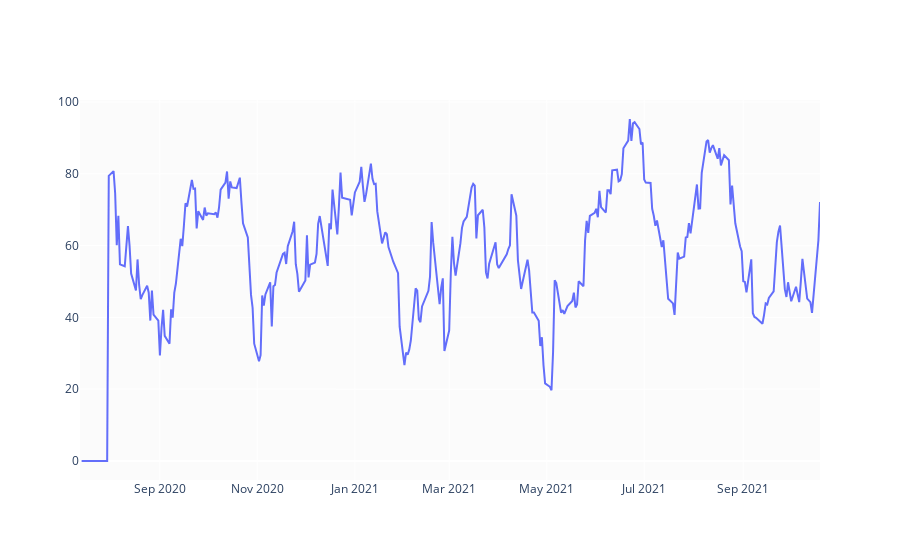

The cell this chart's notebook holds for it:
### Code cell
def relative_strength_idx(df, n=14):
    close = df['Close']
    delta = close.diff()
    delta = delta[1:]
    pricesUp = delta.copy()
    pricesDown = delta.copy()
    pricesUp[pricesUp < 0] = 0
    pricesDown[pricesDown > 0] = 0    
    rollUp = pricesUp.rolling(n).mean()
    rollDown = pricesDown.abs().rolling(n).mean()
    rs = rollUp / rollDown
    rsi = 100.0 - (100.0 / (1.0 + rs))
    return rsi

df['RSI'] = relative_strength_idx(df).fillna(0)

fig = go.Figure(go.Scatter(x=df.Date, y=df.RSI, name='RSI'))
fig.show()

### Figure 1 — Plotly figure (JSON) as saved in the notebook; plotly's stock layout.template omitted (floating-point values rounded to 4 significant figures; data arrays with more than 128 entries replaced by an {"elided": "..."} marker saying what was removed)
{"data": [{"name": "RSI", "type": "scatter", "x": {"elided": "317 str values"}, "y": {"elided": "317 float values"}}], "layout": {}}
